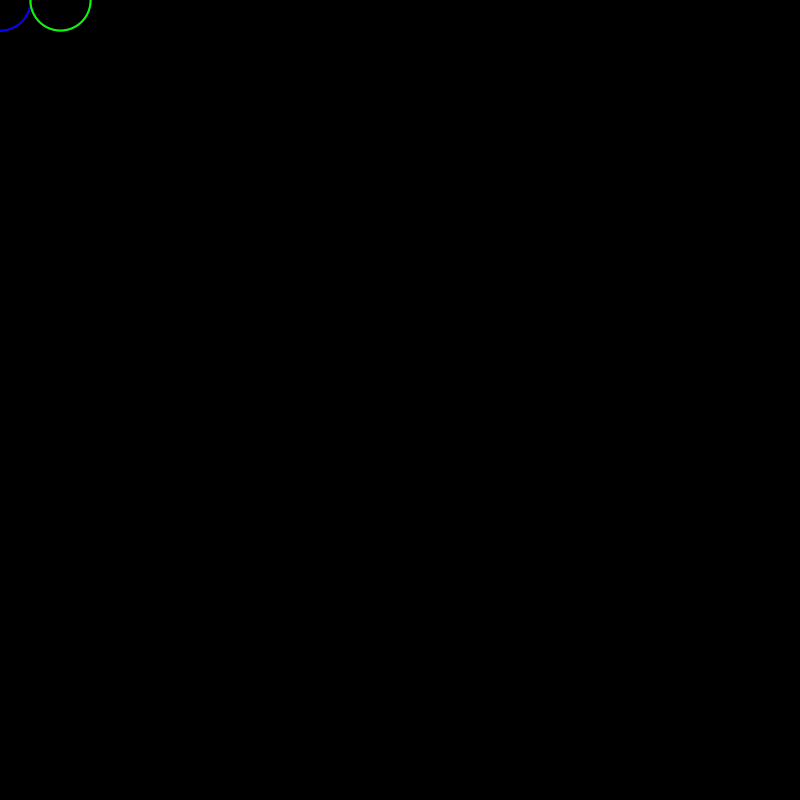
Frame 1 (no input)
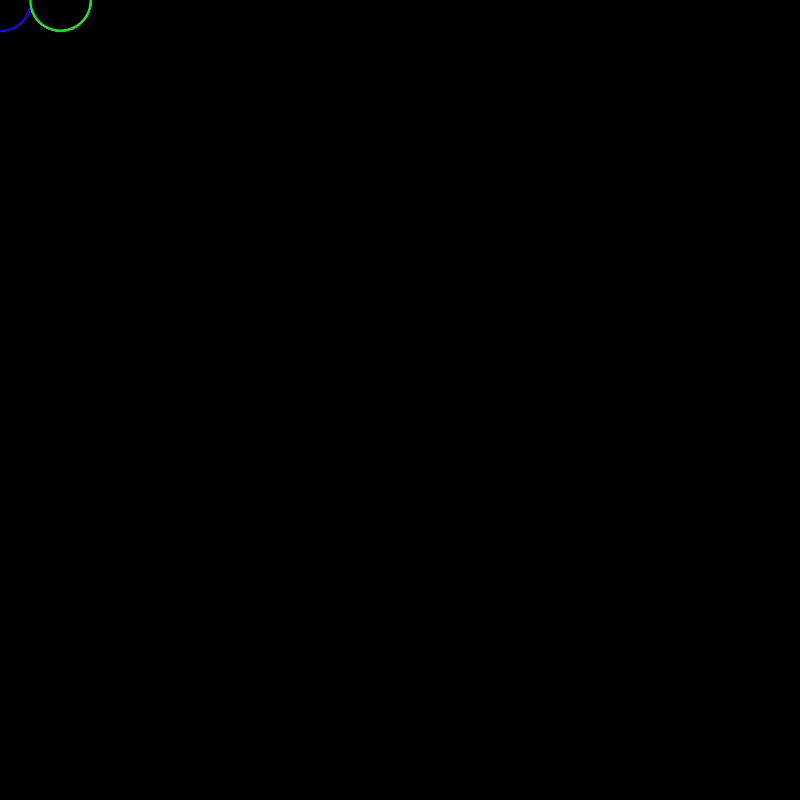
Frame 60 (the mouse pressed at the canvas centre just before this capture)
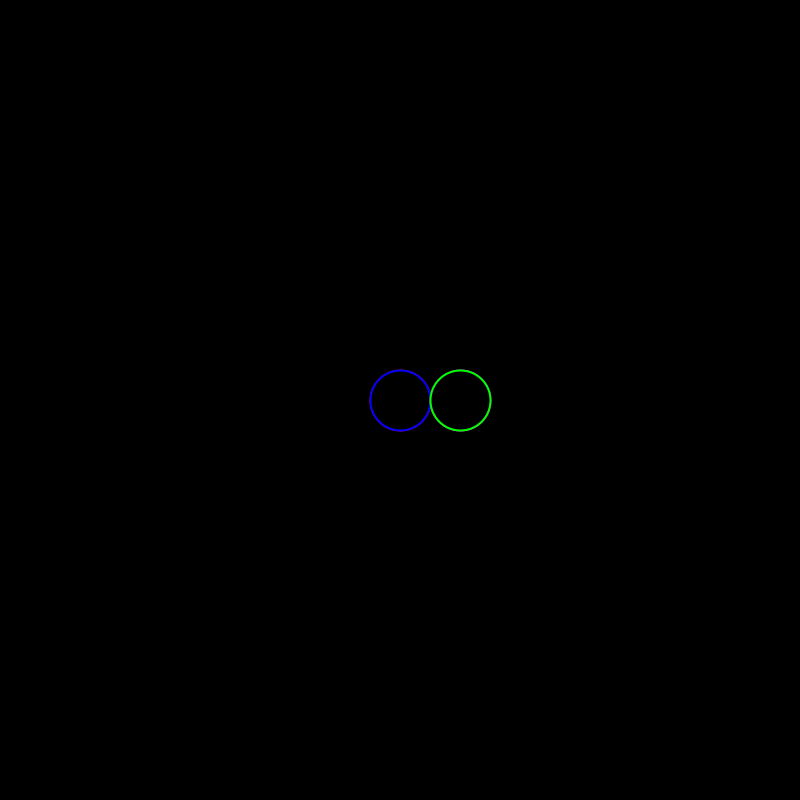
Frame 120 (the mouse held since frame 60 and released just before this capture)

The Processing sketch that drew these frames (run headless with seeded random() and noise(); from frame 60 on, the mouse is pressed at the canvas centre):

// Processing sketch: mini_tecno
// ── mini_tecno.pde
  void setup() {
  size(800,800);
  background(0,0,0);
}

void draw() {
if (mousePressed == true) {
    background(0,0,0);
  }
  
  fill(0,0,0);
  stroke(255,0,0);
  strokeWeight(2);
 ellipse(mouseX,mouseY,60,60);
 stroke(0,0,255);
 ellipse(mouseY,mouseX,60,60);
 stroke(255,0,255);
 ellipse(60+mouseX,mouseY,60,60);
 stroke(0,255,0);
 ellipse(60+mouseY,mouseX,60,60);
  
  
}
